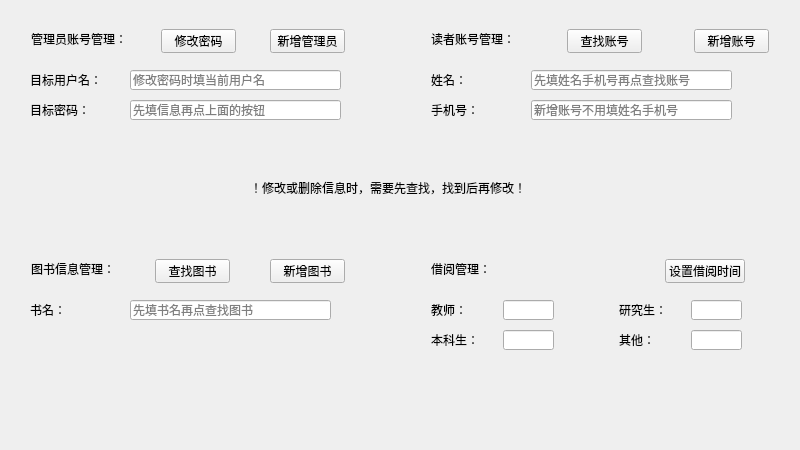
<?xml version="1.0" encoding="UTF-8"?>
<ui version="4.0">
 <class>Widget</class>
 <widget class="QWidget" name="Widget">
  <property name="geometry">
   <rect>
    <x>0</x>
    <y>0</y>
    <width>800</width>
    <height>450</height>
   </rect>
  </property>
  <property name="minimumSize">
   <size>
    <width>800</width>
    <height>450</height>
   </size>
  </property>
  <property name="maximumSize">
   <size>
    <width>800</width>
    <height>450</height>
   </size>
  </property>
  <property name="windowTitle">
   <string>Widget</string>
  </property>
  <widget class="QLineEdit" name="lineEdit_admin_name">
   <property name="geometry">
    <rect>
     <x>130</x>
     <y>70</y>
     <width>211</width>
     <height>20</height>
    </rect>
   </property>
   <property name="placeholderText">
    <string>修改密码时填当前用户名</string>
   </property>
  </widget>
  <widget class="QLineEdit" name="lineEdit_admin_password">
   <property name="geometry">
    <rect>
     <x>130</x>
     <y>100</y>
     <width>211</width>
     <height>20</height>
    </rect>
   </property>
   <property name="placeholderText">
    <string>先填信息再点上面的按钮</string>
   </property>
  </widget>
  <widget class="QLabel" name="label_2">
   <property name="geometry">
    <rect>
     <x>30</x>
     <y>70</y>
     <width>71</width>
     <height>20</height>
    </rect>
   </property>
   <property name="text">
    <string>目标用户名：</string>
   </property>
  </widget>
  <widget class="QLabel" name="label_3">
   <property name="geometry">
    <rect>
     <x>30</x>
     <y>100</y>
     <width>71</width>
     <height>20</height>
    </rect>
   </property>
   <property name="text">
    <string>目标密码：</string>
   </property>
  </widget>
  <widget class="QLabel" name="label_4">
   <property name="geometry">
    <rect>
     <x>431</x>
     <y>70</y>
     <width>71</width>
     <height>20</height>
    </rect>
   </property>
   <property name="text">
    <string>姓名：</string>
   </property>
  </widget>
  <widget class="QLabel" name="label_5">
   <property name="geometry">
    <rect>
     <x>431</x>
     <y>100</y>
     <width>71</width>
     <height>20</height>
    </rect>
   </property>
   <property name="text">
    <string>手机号：</string>
   </property>
  </widget>
  <widget class="QLineEdit" name="lineEdit_user_tele">
   <property name="geometry">
    <rect>
     <x>531</x>
     <y>100</y>
     <width>201</width>
     <height>20</height>
    </rect>
   </property>
   <property name="placeholderText">
    <string>新增账号不用填姓名手机号</string>
   </property>
  </widget>
  <widget class="QLineEdit" name="lineEdit_user_name">
   <property name="geometry">
    <rect>
     <x>531</x>
     <y>70</y>
     <width>201</width>
     <height>20</height>
    </rect>
   </property>
   <property name="placeholderText">
    <string>先填姓名手机号再点查找账号</string>
   </property>
  </widget>
  <widget class="QLineEdit" name="lineEdit_book_name">
   <property name="geometry">
    <rect>
     <x>130</x>
     <y>300</y>
     <width>201</width>
     <height>20</height>
    </rect>
   </property>
   <property name="contextMenuPolicy">
    <enum>Qt::CustomContextMenu</enum>
   </property>
   <property name="placeholderText">
    <string>先填书名再点查找图书</string>
   </property>
  </widget>
  <widget class="QLabel" name="label_8">
   <property name="geometry">
    <rect>
     <x>30</x>
     <y>300</y>
     <width>71</width>
     <height>20</height>
    </rect>
   </property>
   <property name="text">
    <string>书名：</string>
   </property>
  </widget>
  <widget class="QLabel" name="label_10">
   <property name="geometry">
    <rect>
     <x>250</x>
     <y>180</y>
     <width>291</width>
     <height>16</height>
    </rect>
   </property>
   <property name="text">
    <string>！修改或删除信息时，需要先查找，找到后再修改！</string>
   </property>
  </widget>
  <widget class="QLineEdit" name="lineEdit_day_teacher">
   <property name="geometry">
    <rect>
     <x>503</x>
     <y>300</y>
     <width>51</width>
     <height>20</height>
    </rect>
   </property>
   <property name="placeholderText">
    <string/>
   </property>
  </widget>
  <widget class="QLabel" name="label_12">
   <property name="geometry">
    <rect>
     <x>431</x>
     <y>300</y>
     <width>71</width>
     <height>20</height>
    </rect>
   </property>
   <property name="text">
    <string>教师：</string>
   </property>
  </widget>
  <widget class="QLabel" name="label_13">
   <property name="geometry">
    <rect>
     <x>431</x>
     <y>330</y>
     <width>71</width>
     <height>20</height>
    </rect>
   </property>
   <property name="text">
    <string>本科生：</string>
   </property>
  </widget>
  <widget class="QLineEdit" name="lineEdit_day_under">
   <property name="geometry">
    <rect>
     <x>503</x>
     <y>330</y>
     <width>51</width>
     <height>20</height>
    </rect>
   </property>
   <property name="placeholderText">
    <string/>
   </property>
  </widget>
  <widget class="QLabel" name="label_14">
   <property name="geometry">
    <rect>
     <x>619</x>
     <y>300</y>
     <width>71</width>
     <height>20</height>
    </rect>
   </property>
   <property name="text">
    <string>研究生：</string>
   </property>
  </widget>
  <widget class="QLineEdit" name="lineEdit_day_other">
   <property name="geometry">
    <rect>
     <x>691</x>
     <y>330</y>
     <width>51</width>
     <height>20</height>
    </rect>
   </property>
   <property name="placeholderText">
    <string/>
   </property>
  </widget>
  <widget class="QLabel" name="label_15">
   <property name="geometry">
    <rect>
     <x>619</x>
     <y>330</y>
     <width>71</width>
     <height>20</height>
    </rect>
   </property>
   <property name="text">
    <string>其他：</string>
   </property>
  </widget>
  <widget class="QLineEdit" name="lineEdit_day_graduate">
   <property name="geometry">
    <rect>
     <x>691</x>
     <y>300</y>
     <width>51</width>
     <height>20</height>
    </rect>
   </property>
   <property name="placeholderText">
    <string/>
   </property>
  </widget>
  <widget class="QLabel" name="label">
   <property name="geometry">
    <rect>
     <x>31</x>
     <y>31</y>
     <width>96</width>
     <height>16</height>
    </rect>
   </property>
   <property name="text">
    <string>管理员账号管理：</string>
   </property>
  </widget>
  <widget class="QPushButton" name="pushButton_admin_add">
   <property name="geometry">
    <rect>
     <x>270</x>
     <y>29</y>
     <width>75</width>
     <height>24</height>
    </rect>
   </property>
   <property name="text">
    <string>新增管理员</string>
   </property>
  </widget>
  <widget class="QPushButton" name="pushButton_admin_change">
   <property name="geometry">
    <rect>
     <x>161</x>
     <y>29</y>
     <width>75</width>
     <height>24</height>
    </rect>
   </property>
   <property name="text">
    <string>修改密码</string>
   </property>
  </widget>
  <widget class="QPushButton" name="pushButton_user_add">
   <property name="geometry">
    <rect>
     <x>694</x>
     <y>29</y>
     <width>75</width>
     <height>24</height>
    </rect>
   </property>
   <property name="text">
    <string>新增账号</string>
   </property>
  </widget>
  <widget class="QPushButton" name="pushButton_user_find">
   <property name="geometry">
    <rect>
     <x>567</x>
     <y>29</y>
     <width>75</width>
     <height>24</height>
    </rect>
   </property>
   <property name="text">
    <string>查找账号</string>
   </property>
  </widget>
  <widget class="QLabel" name="label_6">
   <property name="geometry">
    <rect>
     <x>431</x>
     <y>31</y>
     <width>84</width>
     <height>16</height>
    </rect>
   </property>
   <property name="text">
    <string>读者账号管理：</string>
   </property>
  </widget>
  <widget class="QPushButton" name="pushButton_book_find">
   <property name="geometry">
    <rect>
     <x>155</x>
     <y>259</y>
     <width>75</width>
     <height>24</height>
    </rect>
   </property>
   <property name="text">
    <string>查找图书</string>
   </property>
  </widget>
  <widget class="QLabel" name="label_7">
   <property name="geometry">
    <rect>
     <x>31</x>
     <y>261</y>
     <width>84</width>
     <height>16</height>
    </rect>
   </property>
   <property name="text">
    <string>图书信息管理：</string>
   </property>
  </widget>
  <widget class="QPushButton" name="pushButton_book_add">
   <property name="geometry">
    <rect>
     <x>270</x>
     <y>259</y>
     <width>75</width>
     <height>24</height>
    </rect>
   </property>
   <property name="text">
    <string>新增图书</string>
   </property>
  </widget>
  <widget class="QLabel" name="label_11">
   <property name="geometry">
    <rect>
     <x>431</x>
     <y>261</y>
     <width>60</width>
     <height>16</height>
    </rect>
   </property>
   <property name="text">
    <string>借阅管理：</string>
   </property>
  </widget>
  <widget class="QPushButton" name="pushButton_day_set">
   <property name="geometry">
    <rect>
     <x>665</x>
     <y>259</y>
     <width>80</width>
     <height>24</height>
    </rect>
   </property>
   <property name="text">
    <string>设置借阅时间</string>
   </property>
  </widget>
 </widget>
 <resources/>
 <connections/>
</ui>
